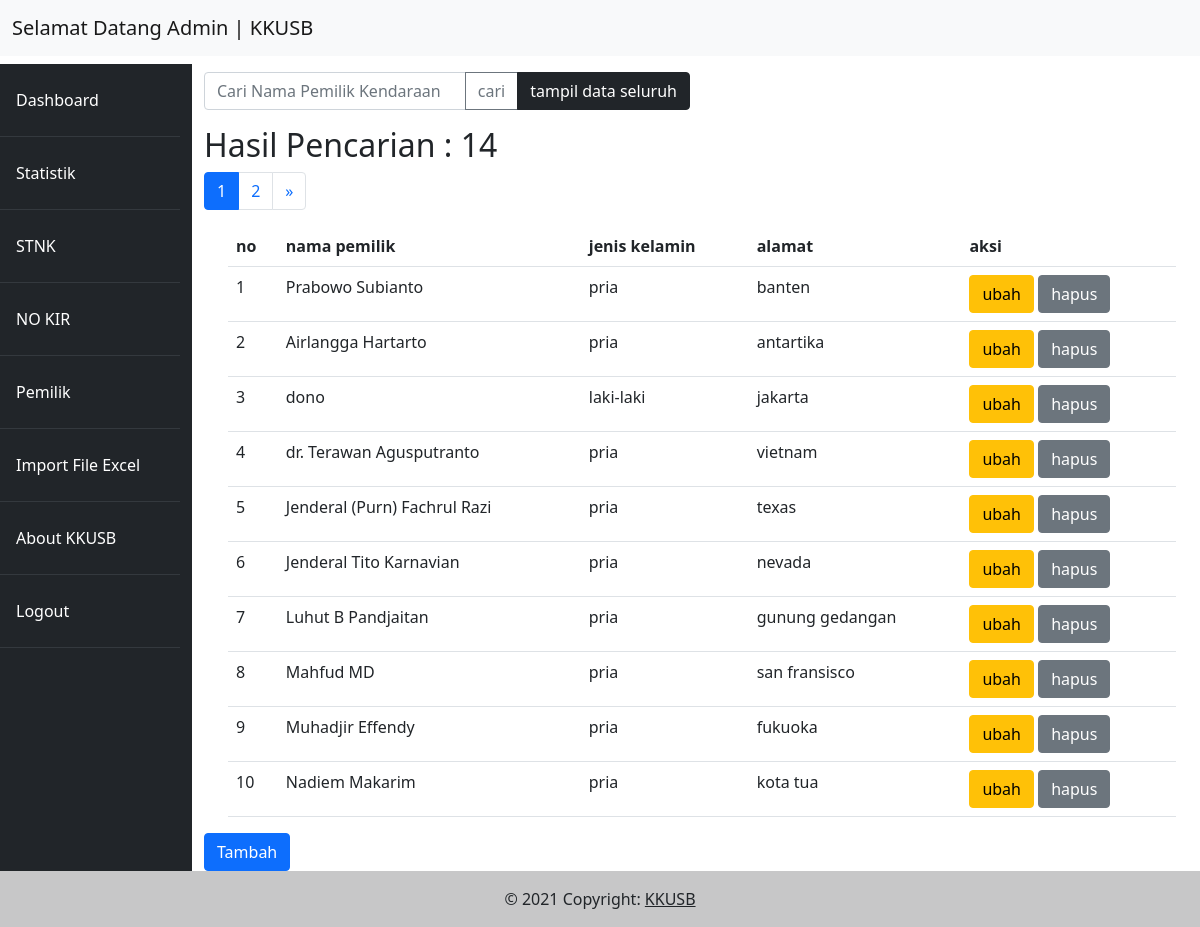
/pemilik, run on the app's committed database.
### tables this page shows
CREATE TABLE `pemilik` (
  `id` int(11) NOT NULL,
  `nik` varchar(100) NOT NULL,
  `nama_pemilik` varchar(100) NOT NULL,
  `tmpt_tgl_lahir` varchar(100) NOT NULL,
  `jenis_kelamin` varchar(100) NOT NULL,
  `alamat` varchar(100) NOT NULL,
  `agama` varchar(100) NOT NULL,
  `status_perkawinan` varchar(100) NOT NULL,
  `pekerjaan` varchar(100) NOT NULL,
  `kewarganegaraan` varchar(100) NOT NULL
);

### application/controllers/Pemilik.php (called while the page is built, shortened)
<?php
class Pemilik extends CI_Controller
{
  public function __construct()
  {
    parent::__construct();
    $this->load->model('pemilik_model');
  }
  public function index()
  {
    $data['judul'] = 'Daftar Pemilik';
    if ($this->input->post('keyword')) {
      $data['keyword'] =  $this->input->post('keyword');
      $this->session->set_userdata('keyword', $data['keyword']);
    } else {
      $data['keyword'] = $this->session->userdata('keyword');
    }
    $config['total_rows'] = $this->pemilik_model->getJumlahDataPemilik($data['keyword']);
    $data['pencarian'] = $config['total_rows'];
    $config['per_page'] = 10;
    if ($config['total_rows'] <= $config['per_page']) {
      $data['start'] = 0;
    } elseif ($config['total_rows'] <= $this->uri->segment(3)) {
      $data['start'] = $this->uri->segment(3) - $config['per_page'];
    } else {
      $data['start'] = $this->uri->segment(3);
    }
    $data['pemilik'] = $this->pemilik_model->getTampilPemilikPagination($config['per_page'], $data['start'], $data['keyword']);
    $this->load->view('templates/header', $data);
    $this->load->view('templates/sidebar');
    $this->load->view('pemilik', $data);
    $this->load->view('templates/footer');
  }
}

### index.php (called while the page is built, shortened)
<?php
require_once BASEPATH.'core/CodeIgniter.php';

### application/config/config.php (called while the page is built, shortened)
<?php
$config['base_url'] = 'http://localhost/datakendaraan/';
$config['index_page'] = 'index.php';
$config['uri_protocol']  = 'REQUEST_URI';
$config['url_suffix'] = '';
$config['language']  = 'english';
$config['charset'] = 'UTF-8';
$config['enable_hooks'] = FALSE;
$config['subclass_prefix'] = 'MY_';
$config['composer_autoload'] = 'vendor/autoload.php';
$config['permitted_uri_chars'] = 'a-z 0-9~%.:_\-';
$config['enable_query_strings'] = FALSE;
$config['controller_trigger'] = 'c';
$config['function_trigger'] = 'm';
$config['directory_trigger'] = 'd';
$config['allow_get_array'] = TRUE;
$config['log_threshold'] = 0;
$config['log_path'] = '';
$config['log_file_extension'] = '';
$config['log_file_permissions'] = 0644;
$config['log_date_format'] = 'Y-m-d H:i:s';
$config['error_views_path'] = '';
$config['cache_path'] = '';
$config['cache_query_string'] = FALSE;
$config['encryption_key'] = '';
$config['sess_driver'] = 'files';
$config['sess_cookie_name'] = 'ci_session';
$config['sess_expiration'] = 7200;
$config['sess_save_path'] = NULL;
$config['sess_match_ip'] = FALSE;
$config['sess_time_to_update'] = 300;
$config['sess_regenerate_destroy'] = FALSE;
$config['cookie_prefix']  = '';
$config['cookie_domain']  = '';
$config['cookie_path']    = '/';
$config['cookie_secure']  = FALSE;
$config['cookie_httponly']   = FALSE;
$config['standardize_newlines'] = FALSE;
$config['global_xss_filtering'] = FALSE;
$config['csrf_protection'] = FALSE;
$config['csrf_token_name'] = 'csrf_test_name';
$config['csrf_cookie_name'] = 'csrf_cookie_name';
$config['csrf_expire'] = 7200;
$config['csrf_regenerate'] = TRUE;
$config['csrf_exclude_uris'] = array();
$config['compress_output'] = FALSE;
$config['time_reference'] = 'local';
$config['rewrite_short_tags'] = FALSE;
$config['proxy_ips'] = '';

### application/models/pemilik_model.php (called while the page is built, shortened)
<?php
class pemilik_model extends CI_Model
{
  public function getTampilPemilikPagination($limit, $start, $keyword)
  {
    if ($keyword) {
      $this->db->order_by('nama_pemilik', 'ASC');
      $this->db->like('nama_pemilik', $keyword);
      $this->db->or_like('jenis_kelamin', $keyword);
      $this->db->or_like('alamat', $keyword);
      return $this->db->get('pemilik', $limit, $start)->result_array();
    } else {
      $this->db->order_by('nama_pemilik', 'ASC');
      return $this->db->get('pemilik', $limit, $start)->result_array();
    }
  }
}

### application/views/pemilik.php (the view, shortened to what this page needs)
<div class="col-md-10">
  <section class="content">
    <div class="row mt-3">
      <div class="col-md-6">
        <form action="" method="POST">
          <div class="input-group mb-3">
            <input type="text" class="form-control" placeholder="Cari Nama Pemilik Kendaraan" name="keyword" autocomplete="off">
            <button class="btn btn-outline-secondary" type="submit">cari</button>
            <a href="<?php echo base_url() ?>close/pemilik" class="btn btn-dark">tampil data seluruh</a>
          </div>
        </form>
      </div>
    </div>
    <h2>Hasil Pencarian : <?php echo $pencarian ?></h2>
    <?php echo $this->pagination->create_links(); ?>
    <div class="container">
      <table class="table">
        <tr>
          <th>no</th>
          <th>nama pemilik</th>
          <th>jenis kelamin</th>
          <th>alamat</th>
          <th>aksi</th>
        </tr>
        <?php foreach ($pemilik as $p) : ?>
          <tr>
            <td><?php echo ++$start ?></td>
            <td><?php echo $p['nama_pemilik'] ?></td>
            <td><?php echo $p['jenis_kelamin'] ?></td>
            <td><?php echo $p['alamat'] ?></td>
            <td>
              <a href="<?php echo base_url() ?>pemilik/ubahpemilik/<?php echo $p['id'] ?>" class="btn btn-warning">ubah</a>
              <a href="<?php echo base_url() ?>pemilik/hapuspemilik/<?php echo $p['id'] ?>" class="btn btn-secondary" onclick="return confirm('apakah anda yakin?')">hapus</a>
            </td>
          <?php endforeach; ?>
      </table>
    </div>
    <button type="button" class="btn btn-primary" data-bs-toggle="modal" data-bs-target="#exampleModal">
      Tambah
    </button>
  </section>
</div>

### application/config/pagination.php (shortened to what this page needs)
<?php
$config['full_tag_open'] = '<nav> <ul class="pagination">';
$config['full_tag_close'] = '</ul> </nav>';
$config['first_link'] = 'pertama';
$config['first_tag_open'] = '<li class="page-item">';
$config['first_tag_close'] = '</li>';
$config['last_link'] = 'terakhir';
$config['last_tag_open'] = '<li class="page-item">';
$config['last_tag_close'] = '</li>';
$config['next_link'] = '&raquo';
$config['next_tag_open'] = '<li class="page-item">';
$config['next_tag_close'] = '</li>';
$config['prev_link'] = '&laquo';
$config['cur_tag_open'] = '<li class="page-item active"><a class="page-link" href="#">';
$config['cur_tag_close'] = '</a></li>';
$config['num_tag_open'] = '<li class="page-item">';
$config['num_tag_close'] = '</li>';

### application/views/templates/header.php (shortened to what this page needs)
<!doctype html>
<html lang="en">
<head>
  <link href="https://cdn.jsdelivr.net/npm/bootstrap@5.0.0-beta3/dist/css/bootstrap.min.css" rel="stylesheet">
</head>
<body>
  <nav class="navbar navbar-expand-lg navbar-light bg-light">
    <div class="container-fluid">
      <a class="navbar-brand" href="#">Selamat Datang Admin | KKUSB</a>
    </div>
  </nav>

### application/views/templates/sidebar.php
<div class="row">
  <div class="col-md-2 bg-dark mt-2 pr-10 pt-3">
    <ul class="nav flex-column mb-5">
      <li class="nav-item">
        <a class="nav-link text-white" href="<?php echo base_url() ?>halo">Dashboard</a>
        <hr class="bg-secondary">
      </li>
      <li class="nav-item">
        <a class="nav-link text-white" aria-current="page" href=" <?php echo base_url() ?>statistik">Statistik</a>
        <hr class="bg-secondary">
      </li>
      <li class="nav-item">
        <a class="nav-link text-white" href="<?php echo base_url() ?>kendaraan">STNK</a>
        <hr class="bg-secondary">
      </li>
      <li class="nav-item">
        <a class="nav-link text-white" href="<?php echo base_url() ?>nokir">NO KIR</a>
        <hr class="bg-secondary">
      </li>
      <li class="nav-item">
        <a class="nav-link text-white" href="<?php echo base_url() ?>pemilik">Pemilik</a>
        <hr class="bg-secondary">
      </li>
      <li class="nav-item">
        <a class="nav-link text-white" href="<?php echo base_url() ?>phpspreadsheet">Import File Excel</a>
        <hr class="bg-secondary">
      </li>
      <li class="nav-item">
        <a class="nav-link text-white" href="<?php echo base_url() ?>about">About KKUSB</a>
        <hr class="bg-secondary">
      </li>
      <li class="nav-item">
        <a class="nav-link text-white" href="<?php echo base_url() ?>close/logout">Logout</a>
        <hr class="bg-secondary">
      </li>
    </ul>
  </div>

### application/views/templates/footer.php (shortened to what this page needs)
<footer class="bg-light text-center text-lg-start">
  <div class="text-center p-3" style="background-color: rgba(0, 0, 0, 0.2);">
    © 2021 Copyright:
    <a class="text-dark" href="app.kkusb.id">KKUSB</a>
  </div>
</footer>
<link rel="stylesheet" href="https://cdn.jsdelivr.net/npm/bootstrap-select@1.13.14/dist/css/bootstrap-select.min.css">
</body>
</html>

### data on the page
pemilik: nama_pemilik "Prabowo Subianto", jenis_kelamin "pria", alamat "banten"
pemilik: nama_pemilik "Airlangga Hartarto", jenis_kelamin "pria", alamat "antartika"
pemilik: nama_pemilik "dono", jenis_kelamin "laki-laki", alamat "jakarta"
pemilik: nama_pemilik "dr. Terawan Agusputranto", jenis_kelamin "pria", alamat "vietnam"
pemilik: nama_pemilik "Jenderal (Purn) Fachrul Razi", jenis_kelamin "pria", alamat "texas"
pemilik: nama_pemilik "Jenderal Tito Karnavian", jenis_kelamin "pria", alamat "nevada"
pemilik: nama_pemilik "Luhut B Pandjaitan", jenis_kelamin "pria", alamat "gunung gedangan"
pemilik: nama_pemilik "Mahfud MD", jenis_kelamin "pria", alamat "san fransisco"
pemilik: nama_pemilik "Muhadjir Effendy", jenis_kelamin "pria", alamat "fukuoka"
pemilik: nama_pemilik "Nadiem Makarim", jenis_kelamin "pria", alamat "kota tua"

### other printed values
$pencarian "14"
$this->pagination->create_links() "1 2 »"
